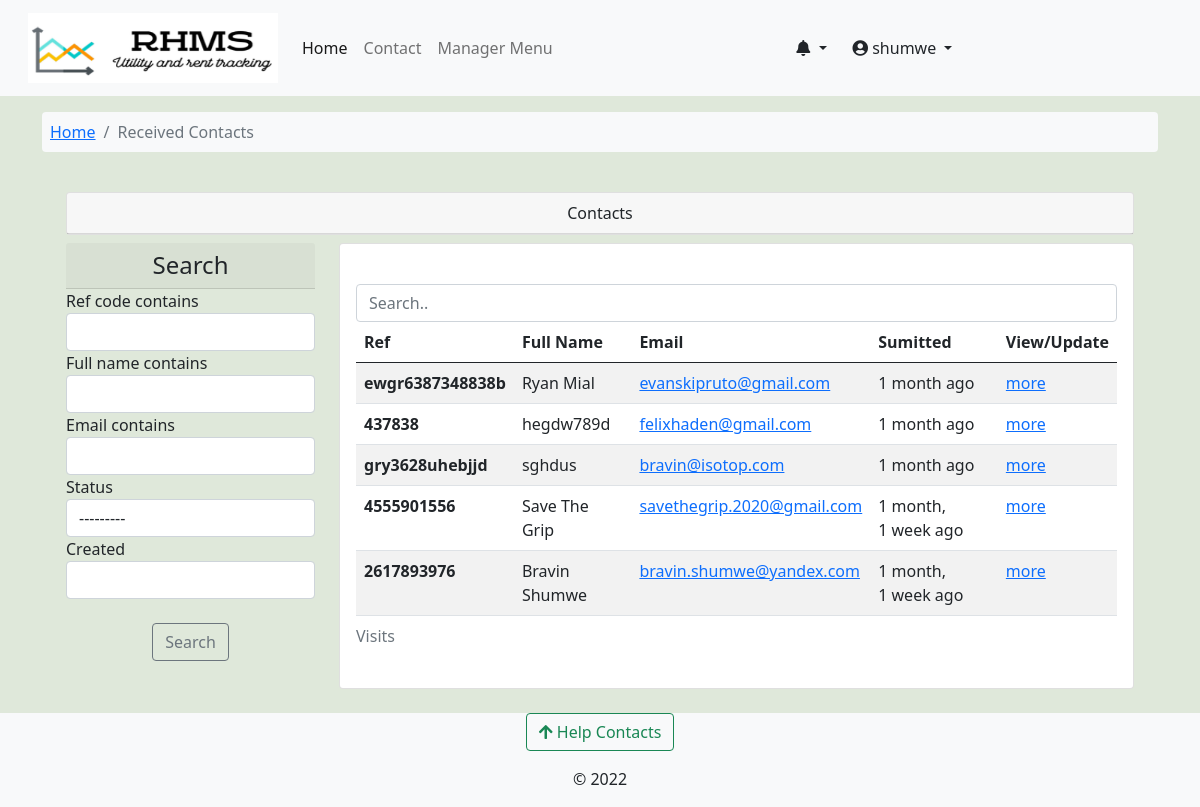
Screenshot of /core/view_contacts/ (signed in) with the database file from the repository.
### accounts/models.py (models this page shows, shortened)
class User(AbstractUser):
    avatar = models.ImageField(upload_to=get_avatar_path, default='no-avatar.png')
    is_verified = models.BooleanField(default=False)
    is_tenant = models.BooleanField(default=False)
    is_manager = models.BooleanField(default=False)

### core/models.py (models this page shows, shortened)
class Contact(models.Model):
    ref_code = models.CharField(max_length=15, unique=True, blank=True, null=True)
    full_name = models.CharField(max_length=50)
    email = models.EmailField(max_length=50)
    subject = models.CharField(max_length=100)
    message = models.TextField()
    status = models.CharField(choices=[('open','Open'),('closed','Closed')],max_length=10,default='open')
    created = models.DateTimeField(default=datetime.datetime.now)
    updated = models.DateTimeField(auto_now=True)
    class Meta:
        verbose_name_plural = 'Received Contact'

### core/views.py (the view)
# urls.py: path('view_contacts/', views.view_contacts, name='view_contacts'),
@login_required
def view_contacts(request):
    contacts = Contact.objects.all().order_by('-created')
    contacts_filter = ContactFilter(request.GET,queryset=contacts)
    context = {'recieved_contacts': contacts_filter}
    return render(request, 'core/contacts_view.html',context)

### accounts/context_processors.py (called while the page is built)
def get_notifications(request):
    user = request.user
    if user.is_authenticated:
        notifications = UserNotifications.objects.filter(
            user_id=user).order_by('-created')[:7]
        return dict(notifications=notifications)
    else:
        return {'false': False}

### complaints/context_processors.py (called while the page is built)
def get_contacts(request):
    user = request.user
    if user.is_authenticated:
        if user.is_tenant:
            tenant = Tenants.objects.get(associated_account=user)
            building = Building.objects.get(id=tenant.rented_unit.building_id)
            contacts = HelpContacts.objects.filter(associated_building=building)
            return dict(contacts=contacts)
        elif user.is_manager:
            contacts = HelpContacts.objects.all()
            return dict(contacts=contacts)
        else:
            contacts = HelpContacts.objects.filter(make_publicly_available=True)
            return dict(contacts=contacts)
    else:
        contacts = HelpContacts.objects.filter(make_publicly_available=True)
        return dict(contacts=contacts)

### rental_property/context_processors.py (called while the page is built)
def my_managed_buildings(request):
    user_instance = request.user
    if user_instance.is_authenticated:
        manager_instance = Managers.objects.filter(associated_account=user_instance)[:1]
        managed_buildings = Building.objects.filter(manager=manager_instance)
        return dict(managed_buildings=managed_buildings)
    else:
        return {'False': False,}

### core/templates/core/contacts_view.html (shortened to what this page needs)
{% extends 'base.html' %}
{% load crispy_forms_tags %}
{% load humanize %}
{% block content %}
<nav class="container mt-3">
  <ol class="breadcrumb bg-light p-2 rounded-2">
      <li class="breadcrumb-item "><a href="{% url 'operational-buildings' %}">Home</a></li>
      <li class="breadcrumb-item active">Received Contacts </li>
  </ol>
</nav>
<div class="container">
<section class="row justify-content-center p-4">
    <div class="container">
      <div class="container card p-0 mb-2">
        <div class="card-header text-center w-100">
          Contacts
        </div>
    </div>
      <div class="row">
        <div class="col-sm-3">
            <h4 class="text-center card-header">Search </h4>
          <form method='get'>
              {{recieved_contacts.form|crispy }}
              <br>
                  <div class="form-group text-center">
                      <button class="btn btn-outline-secondary" type="submit">Search</button>
                  </div>
          </form>
        </div>
        <div class="col-sm-9">
          <div class="row">
            <div class="col-sm-12">
              <div class="card card-body">
                <input class="form-control" id="myInput" type="text" placeholder="Search..">
                <div class="table-responsive">
                <table class="table table-striped table-hover">
                  <caption> Visits </caption>
                    <thead>
                      <tr>
                        <th scope="col">Ref</th>
                        <th scope="col">Full Name</th>
                        <th scope="col"> Email </th>
                        <th scope="col">Sumitted</th>
                        <th scope="col">View/Update</th>
                      </tr>
                    </thead>
                    <tbody id='ourTable'>
                        {% for contact in recieved_contacts.qs %}
                      <tr>
                        <th scope="row">{{ contact.ref_code }}</th>
                        <td>{{ contact.full_name }}</td>
                        <td><a href="mailto:{{ contact.mail }}" target="_blank">{{ contact.email }}</a> </td>
                        <td> {{contact.created|naturaltime}} </td>
                        <td><a href="{% url 'core:contact_reply' contact.ref_code %}">more</a></td>
                      </tr>
                      {% endfor %}
                    </tbody>
                </table>
                </div>
              </div>
            </div>
          </div>
        </div>
      </div>
    </div>
  </div>
{% endblock %}

### templates/base.html (shortened to what this page needs)
<!doctype html>
<html lang="en">
  {% load static %}
  {% load i18n %}
  <head>
    {% load pwa %}
    <link href="https://cdn.jsdelivr.net/npm/bootstrap@5.0.2/dist/css/bootstrap.min.css" rel="stylesheet">
    <link type="text/css" href="{% static 'css/main.css' %}" rel="stylesheet">
    <link rel="stylesheet" href="https://cdnjs.cloudflare.com/ajax/libs/font-awesome/4.7.0/css/font-awesome.min.css">
    <link rel="stylesheet" href="https://pro.fontawesome.com/releases/v5.11.2/css/all.css">
  </head>
  <body class="d-flex flex-column min-vh-100" style="background-color: #dfe8da;">
    <nav class="navbar navbar-expand-lg navbar-light bg-light" aria-label="main-nav">
        <div class="container-fluid">
          <a class="navbar-brand align" href="{% url 'operational-buildings' %}">
                <div class="d-flex">
                    <div class="ms-3 d-flex flex-column">
                      <img src="{% static 'img/rhms_logo2.png' %}" alt="logo" width="250" height="70"/>
                    </div>
                </div>
            </a>
            <div class="collapse navbar-collapse" id="mynav">
                <ul class="navbar-nav mb-lg-0">
                    <li class="nav-item"> <a class="nav-link active" aria-current="page" href="{% url 'operational-buildings' %}">Home</a> </li>
                    <li class="nav-item"> <a class="nav-link" aria-current="page" href="{% url 'core:contact' %}">Contact</a> </li>
                    {% if user.is_manager %}
                    <li class="nav-item"> <a class="nav-link" data-bs-toggle="offcanvas" href="#hrmsCanvas" role="button" aria-controls="hrmsCanvas">Manager Menu</a> </li>
                    {% endif %}
                </ul>
                </div>
                {% if request.user.is_authenticated %}
                <div class="collapse navbar-collapse" id="mynav">
                  <div class="dropdown">
                    <a href="#" class="btn dropdown-toggle" type="button" id="messagesDrop" data-bs-toggle="dropdown" aria-haspopup="true" aria-expanded="false">
                      <em class="fas fa-bell"></em>
                    </a>
                      {% load humanize %}
                  </div>
                <div class="collapse navbar-collapse" id="mynav">
                  <div class="dropdown">
                    <a href="#" class="btn dropdown-toggle" type="button" id="dropdownMenuButton" data-bs-toggle="dropdown" aria-haspopup="true" aria-expanded="false">
                      <em class="fas fa-user-circle"></em> {{ request.user.username }}
                    </a>
                  </div>
                </div>
                {% endif %}
            </div>
    </nav>
    {% block content %}	{% endblock content%}
    <footer class="mt-auto bg-light">
      <div class="mb-3 text-center">
      <button class="btn btn-outline-success" type="button" data-bs-toggle="offcanvas" data-bs-target="#contactsOffcanvas" aria-controls="contactsOffcanvas"><em class="fas fa-arrow-upfas fa-arrow-up"></em> Help Contacts</button>
      </div>
      <div>
        <p class="text-center ">&copy; 2022</p>
  </footer>
  </body>
</html>

### staticfiles/css/main.css (style rules this page uses)
:root { --header-height: 3rem; --nav-width: 68px; --first-color-light: #AFA5D9; --white-color: #F7F6FB; --body-font: 'Nunito', sans-serif; --normal-font-size: 1rem; --z-fixed: 100 }

### rows the page displays
User: user.username "shumwe"
Contact: ref_code "ewgr6387348838b", full_name "Ryan Mial", email "evanskipruto@gmail.com", created "1 month ago"
Contact: ref_code "437838", full_name "hegdw789d", email "felixhaden@gmail.com", created "1 month ago"
Contact: ref_code "gry3628uhebjjd", full_name "sghdus", email "bravin@isotop.com", created "1 month ago"
Contact: ref_code "4555901556", full_name "Save The Grip", email "savethegrip.2020@gmail.com", created "1 month, 1 week ago"
Contact: ref_code "2617893976", full_name "Bravin Shumwe", email "bravin.shumwe@yandex.com", created "1 month, 1 week ago"
